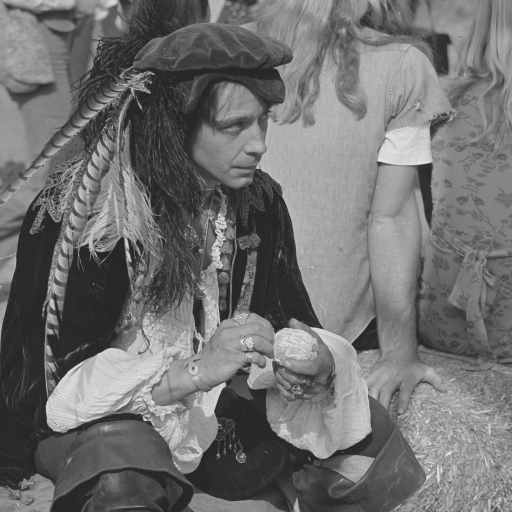
%> input picture man.tiff, 512 x 512 px
$ octave main.m   (GNU Octave 9; MATLAB toolbox functions it lacks are replaced by stand-ins)
%> lines starting %> are read from the running program, lines starting %| are printed output that depends on the picture
   clear
clc
%I=double(imread('baboon.tiff'));  % 512*512
%I=double(imread('lena.tiff'));
I=double(imread('man.tiff'));
%> I: size 512x512 double; min 39, max 242, mean 112.6; mean of the top-left, top-right, bottom-left and bottom-right quarters 98.1, 136.2, 98.2, 118
%figure;
%imhist(uint8(I));
figure;
imshow(uint8(I));title ('原图像');
J=imread('DWatermarking.bmp');                    % 32*32
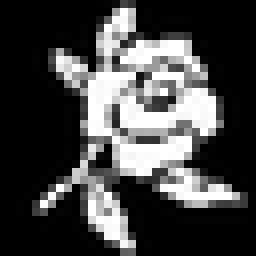
%> input picture DWatermarking.bmp, 32 x 32 px (shown 8 times larger)
%> J is the input picture: size 32x32 uint8; min 0, max 255, mean 68.8
H=double(J);
tempImg=H;
%-----------------------------置乱水印--------------------------------------
for n=1:6
    for u=1:32
        for v=1:32
            temp=tempImg(u,v);
            ax=mod((u-1)+(v-1),32)+1;
            ay=mod((u-1)+2*(v-1),32)+1;
            outImg(ax,ay)=temp;
        end
    end
    tempImg=outImg;
end
%> this loop made 6 passes
%> pass 1, `tempImg=outImg;`:
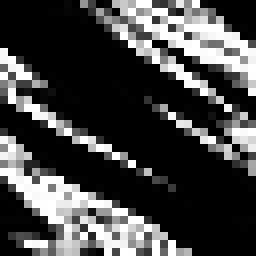
%> tempImg: size 32x32 double (shown 8 times larger); min 0, max 255, mean 68.8; mean of the top-left, top-right, bottom-left and bottom-right quarters 33.9, 101.2, 101.8, 38.2
%> pass 2, `tempImg=outImg;`:
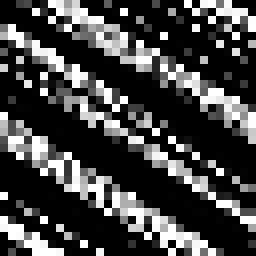
%> tempImg: size 32x32 double (shown 8 times larger); min 0, max 255, mean 68.8; mean of the top-left, top-right, bottom-left and bottom-right quarters 78, 65.5, 67.7, 63.9
%> pass 3, `tempImg=outImg;`:
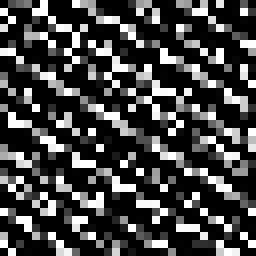
%> tempImg: size 32x32 double (shown 8 times larger); min 0, max 255, mean 68.8; mean of the top-left, top-right, bottom-left and bottom-right quarters 70.6, 68, 68.4, 68.1
%> after the loop:
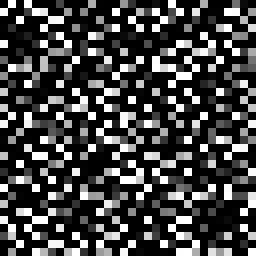
%> outImg: size 32x32 double (shown 8 times larger); min 0, max 255, mean 68.8; mean of the top-left, top-right, bottom-left and bottom-right quarters 67.4, 68.6, 71.5, 67.6
ws2=500;
key1=0.3; key2=0.4;
r1(1)=key1; r2(1)=key2;
u=3.93;
for i=1:ws2-1
    r1(i+1)=u*r1(i)*(1-r1(i));
end
r11=r1(150:181);
for i=1:ws2-1
    r2(i+1)=u*r2(i)*(1-r2(i));
end
r22=r2(250:281);
[sr1,ind1]=sort(r11); [sr2,ind2]=sort(r22);
%> (the run ends here)
